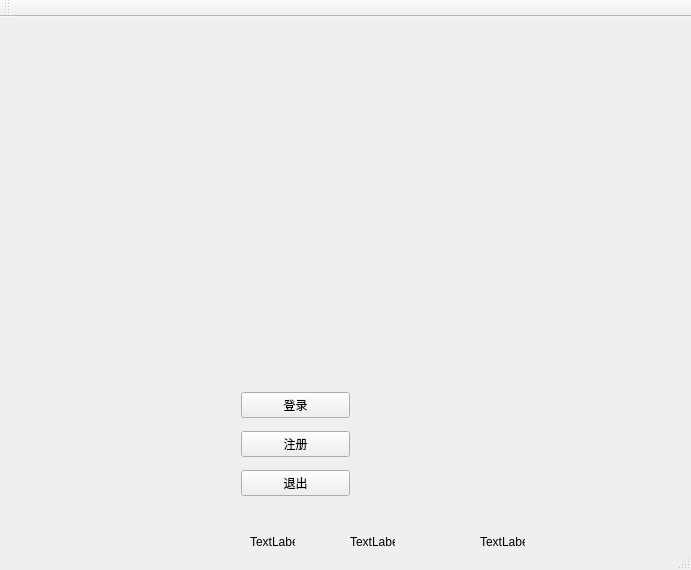
<?xml version="1.0" encoding="UTF-8"?>
<ui version="4.0">
 <class>MainWindow</class>
 <widget class="QMainWindow" name="MainWindow">
  <property name="geometry">
   <rect>
    <x>0</x>
    <y>0</y>
    <width>691</width>
    <height>570</height>
   </rect>
  </property>
  <property name="windowTitle">
   <string>MainWindow</string>
  </property>
  <widget class="QWidget" name="centralWidget">
   <widget class="QLabel" name="label">
    <property name="geometry">
     <rect>
      <x>20</x>
      <y>30</y>
      <width>800</width>
      <height>600</height>
     </rect>
    </property>
    <property name="minimumSize">
     <size>
      <width>800</width>
      <height>600</height>
     </size>
    </property>
    <property name="maximumSize">
     <size>
      <width>800</width>
      <height>600</height>
     </size>
    </property>
    <property name="baseSize">
     <size>
      <width>800</width>
      <height>600</height>
     </size>
    </property>
    <property name="autoFillBackground">
     <bool>true</bool>
    </property>
    <property name="text">
     <string/>
    </property>
    <property name="pixmap">
     <pixmap>background.jpg</pixmap>
    </property>
    <property name="scaledContents">
     <bool>true</bool>
    </property>
   </widget>
   <widget class="QWidget" name="verticalLayoutWidget">
    <property name="geometry">
     <rect>
      <x>230</x>
      <y>357</y>
      <width>131</width>
      <height>141</height>
     </rect>
    </property>
    <layout class="QVBoxLayout" name="verticalLayout">
     <item>
      <widget class="QPushButton" name="push_login">
       <property name="minimumSize">
        <size>
         <width>91</width>
         <height>0</height>
        </size>
       </property>
       <property name="text">
        <string>登录</string>
       </property>
      </widget>
     </item>
     <item>
      <widget class="QPushButton" name="push_register">
       <property name="text">
        <string>注册</string>
       </property>
      </widget>
     </item>
     <item>
      <widget class="QPushButton" name="push_out">
       <property name="text">
        <string>退出</string>
       </property>
      </widget>
     </item>
    </layout>
   </widget>
   <widget class="QLabel" name="label_2">
    <property name="geometry">
     <rect>
      <x>250</x>
      <y>520</y>
      <width>45</width>
      <height>10</height>
     </rect>
    </property>
    <property name="text">
     <string>TextLabel</string>
    </property>
   </widget>
   <widget class="QLabel" name="label_3">
    <property name="geometry">
     <rect>
      <x>350</x>
      <y>520</y>
      <width>45</width>
      <height>10</height>
     </rect>
    </property>
    <property name="text">
     <string>TextLabel</string>
    </property>
   </widget>
   <widget class="QLabel" name="label_4">
    <property name="geometry">
     <rect>
      <x>480</x>
      <y>520</y>
      <width>45</width>
      <height>10</height>
     </rect>
    </property>
    <property name="text">
     <string>TextLabel</string>
    </property>
   </widget>
  </widget>
  <widget class="QMenuBar" name="menuBar">
   <property name="geometry">
    <rect>
     <x>0</x>
     <y>0</y>
     <width>691</width>
     <height>18</height>
    </rect>
   </property>
  </widget>
  <widget class="QToolBar" name="mainToolBar">
   <attribute name="toolBarArea">
    <enum>TopToolBarArea</enum>
   </attribute>
   <attribute name="toolBarBreak">
    <bool>false</bool>
   </attribute>
  </widget>
  <widget class="QStatusBar" name="statusBar"/>
 </widget>
 <layoutdefault spacing="6" margin="11"/>
 <resources/>
 <connections/>
</ui>
